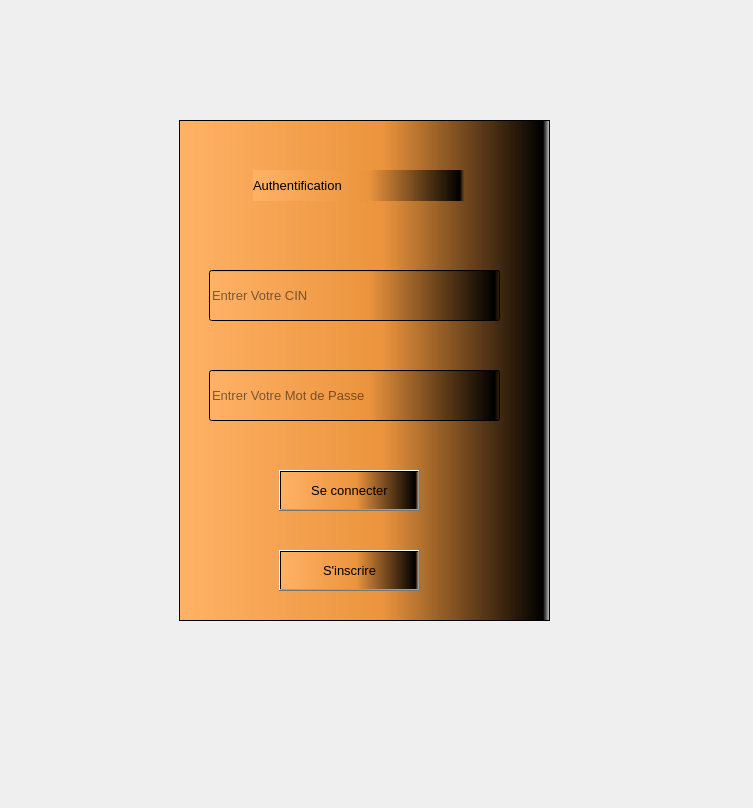
<?xml version="1.0" encoding="UTF-8"?>
<ui version="4.0">
 <class>Form</class>
 <widget class="QWidget" name="Form">
  <property name="geometry">
   <rect>
    <x>0</x>
    <y>0</y>
    <width>753</width>
    <height>808</height>
   </rect>
  </property>
  <property name="windowTitle">
   <string>Form</string>
  </property>
  <widget class="QFrame" name="frame">
   <property name="geometry">
    <rect>
     <x>179</x>
     <y>120</y>
     <width>371</width>
     <height>501</height>
    </rect>
   </property>
   <property name="autoFillBackground">
    <bool>false</bool>
   </property>
   <property name="styleSheet">
    <string notr="true">background-color: qlineargradient(spread:pad, x1:0, y1:0, x2:1, y2:0, stop:0 rgba(255, 178, 102, 255), stop:0.55 rgba(235, 148, 61, 255), stop:0.98 rgba(0, 0, 0, 255), stop:1 rgba(0, 0, 0, 0));</string>
   </property>
   <property name="frameShape">
    <enum>QFrame::StyledPanel</enum>
   </property>
   <property name="frameShadow">
    <enum>QFrame::Raised</enum>
   </property>
   <widget class="QLineEdit" name="lineEdit">
    <property name="geometry">
     <rect>
      <x>30</x>
      <y>150</y>
      <width>291</width>
      <height>51</height>
     </rect>
    </property>
    <property name="font">
     <font>
      <pointsize>10</pointsize>
     </font>
    </property>
    <property name="placeholderText">
     <string>Entrer Votre CIN</string>
    </property>
   </widget>
   <widget class="QLineEdit" name="lineEdit_2">
    <property name="geometry">
     <rect>
      <x>30</x>
      <y>250</y>
      <width>291</width>
      <height>51</height>
     </rect>
    </property>
    <property name="font">
     <font>
      <pointsize>10</pointsize>
     </font>
    </property>
    <property name="placeholderText">
     <string>Entrer Votre Mot de Passe </string>
    </property>
   </widget>
   <widget class="QLabel" name="label">
    <property name="geometry">
     <rect>
      <x>74</x>
      <y>50</y>
      <width>211</width>
      <height>31</height>
     </rect>
    </property>
    <property name="font">
     <font>
      <pointsize>10</pointsize>
     </font>
    </property>
    <property name="text">
     <string>Authentification</string>
    </property>
   </widget>
   <widget class="QPushButton" name="pushButton">
    <property name="geometry">
     <rect>
      <x>100</x>
      <y>350</y>
      <width>141</width>
      <height>41</height>
     </rect>
    </property>
    <property name="font">
     <font>
      <pointsize>10</pointsize>
     </font>
    </property>
    <property name="text">
     <string>Se connecter</string>
    </property>
   </widget>
   <widget class="QPushButton" name="pushButton_2">
    <property name="geometry">
     <rect>
      <x>100</x>
      <y>430</y>
      <width>141</width>
      <height>41</height>
     </rect>
    </property>
    <property name="font">
     <font>
      <pointsize>10</pointsize>
     </font>
    </property>
    <property name="text">
     <string>S'inscrire</string>
    </property>
   </widget>
  </widget>
 </widget>
 <resources/>
 <connections/>
</ui>
